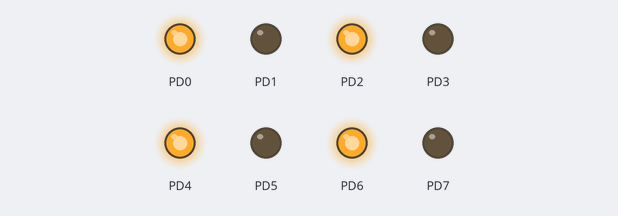
Simulated run of this program. Board: ATmega328P, built with avr-gcc and emulated at 16 MHz. Shown: output pins drawn as LEDs (lit = HIGH).

Above: at 0.7 s.
At 5.2 s:
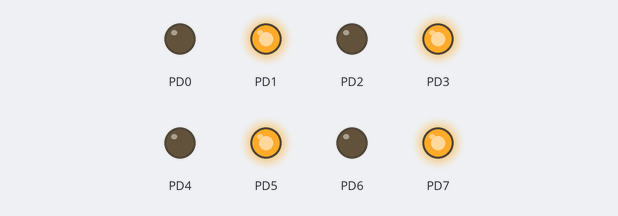
Timing chart, 0 to 6.9 s (numbered marks = the images above):
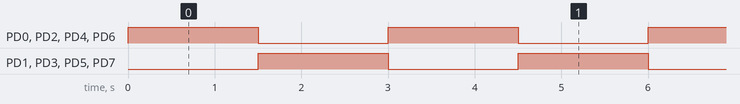

Measured:
- by itself, PD0–7: alternates HIGH for 1.5 s and LOW for 1.5 s

The program:

main.c
```c
/*
 * alter_led_blink.c
 *
 * Created: 19-03-2026 12:34:53
 * Author : HP
 */
#define F_CPU 16000000
#include <util/delay.h>
#include <avr/io.h>


int main(void)
{

	DDRD = 0b11111111;						// set the portD pins output
    /* Replace with your application code */
    while (1)
    {
		PORTD = 0b01010101;					// set the pin 0,2,4,6 as high, other pins low
		_delay_ms(1500);
		PORTD = 0b10101010;					// set the pin 1,3,5,7 as high, other pins low
		_delay_ms(1500);
    }
}
```
